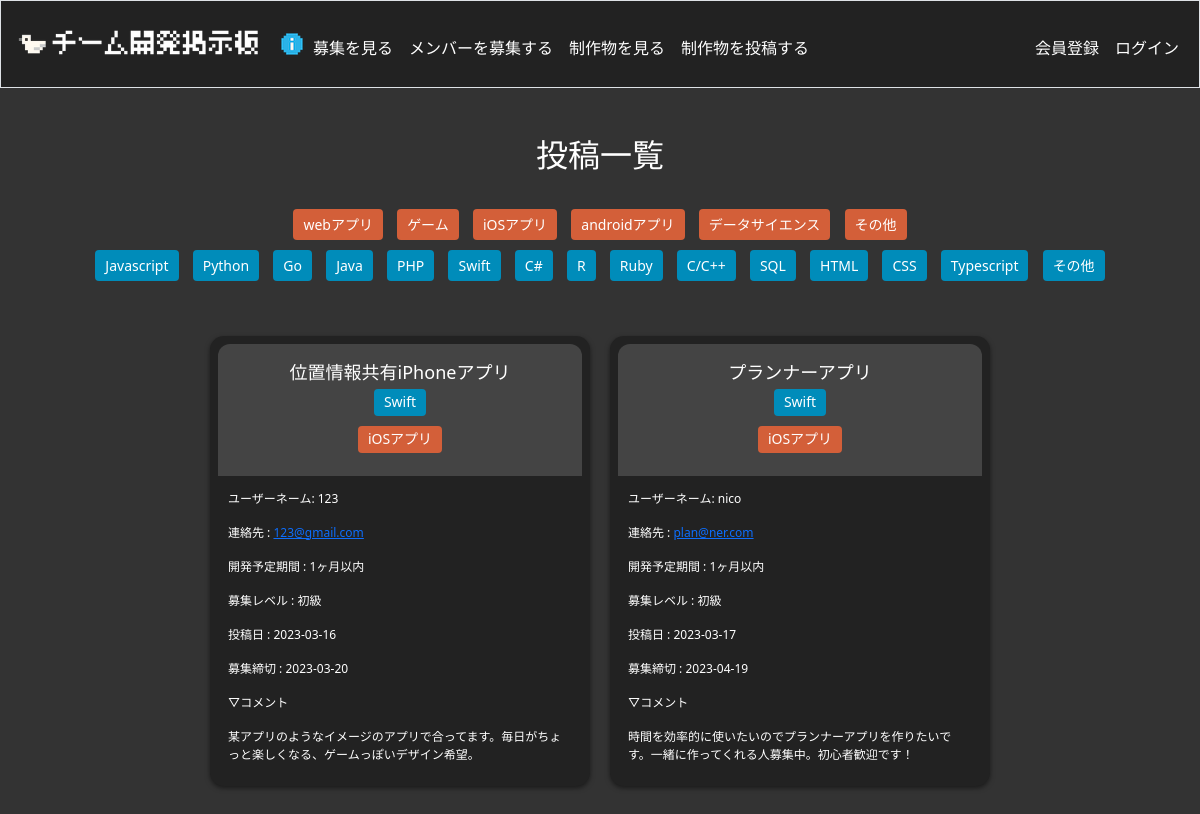
Page /index_tag/iOSアプリ on the committed database.
### tables this page shows
CREATE TABLE genres (
	genre_id INTEGER PRIMARY KEY AUTOINCREMENT NOT NULL,
	name TEXT
);

CREATE TABLE languages (
	language_id INTEGER PRIMARY KEY AUTOINCREMENT NOT NULL,
	name TEXT
);

CREATE TABLE entries (
        entry_id INTEGER PRIMARY KEY AUTOINCREMENT NOT NULL,
        title TEXT,
        mail_address TEXT,
        time TEXT,
        level TEXT,
        genre TEXT,
        day_posted TEXT,
        day_end TEXT,
        body TEXT,
        is_active INTEGER DEFAULT 1,
        user_id INTEGER,
        FOREIGN KEY (user_id) REFERENCES users(user_id)
);

### app.py (the view)
@app.route("/index_tag/<string:tag>")
def index_tag(tag):
    genres = db.execute("SELECT * FROM genres")
    languages = db.execute("SELECT * FROM languages")
    entries = db.execute("""
        SELECT entries.*, GROUP_CONCAT(languages.name) as language_name, users.username
        FROM entries
        LEFT JOIN language_to_entry
        ON entries.entry_id = language_to_entry.entry_id
        LEFT JOIN languages
        ON languages.language_id = language_to_entry.language_id
        LEFT JOIN users
        ON users.user_id = entries.user_id
        WHERE genre = ?
        GROUP BY entries.entry_id;
    """, tag)
    if entries == []:
        flash("そのジャンルの投稿はまだ行われていません")
        return redirect("/")
    return render_template('index_tag.html', genres=genres, languages=languages, entries=entries)

### templates/index_tag.html (shortened to what this page needs)
{% extends "layout.html" %}
{% block main %}
<h2>投稿一覧</h2>
<div class="tag_list">
    {% for i in genres %}
        <button name="button" type="submit" class="tag_genres" onclick="location.href='{{ url_for('index_tag', tag=i.name) }}'">{{ i.name }}</button>
    {% endfor %}
    <br>
    {% for i in languages %}
        <button name="button" type="submit" class="tag_languages" onclick="location.href='{{ url_for('index_language', tag=i.name) }}'">{{ i["name"] }}</button>
    {% endfor %}
</div>
<div class="box-container">
    {% for entry in entries %}
    <div class="box">
        <div class="box-header">
            <h2>{{ entry.title }}<br>
            {% for language in entry.language_name.split(',') %}
                <button class="tag_languages">{{ language }}</button>
            {% endfor %}
            <br>
            <button class="tag_genres">{{ entry.genre }}</button>
            </h2>
        </div>
        <div class="box-content">
            <p>ユーザーネーム: {{ entry.username }}</p>
            <p>連絡先 : <a href="mailto:{{ entry.mail_address }}">{{ entry.mail_address }}</a></p>
            <p>開発予定期間 : {{ entry.time }}</p>
            <p>募集レベル : {{ entry.level }}</p>
            <p>投稿日 : {{ entry.day_posted }}</p>
            <p>募集締切 : {{ entry.day_end }}</p>
            <p >▽コメント</p>
            <p class="comment">{{ entry.body }}</p>
        </div>
    </div>
{% endfor %}
</div>
{% endblock %}

### static/styles.css (style rules this page uses)
body { background-color: #333333; }
.tag_list { margin-top: 30px; margin-bottom: 50px; }
.box-container { display: flex; flex-wrap: wrap; flex-direction: row; justify-content: center; align-items: flex-start; gap: 20px; margin: 0 auto; }
.box { display: grid; background-color: #222222; border-radius: 14px; width: 380px; height: 450px; margin-bottom: 16px; padding: 8px; box-shadow: 0 2px 5px rgba(0, 0, 0, 0.5); display: flex; flex-direction: column; grid-auto-flow: row; }
.box-header { background-color: #444444; border-top-left-radius: 12px; border-top-right-radius: 12px; border-bottom: 0; padding: 18px; display: flex; justify-content: space-between; align-items: center; margin-bottom: 4px; flex-grow: 0; }
.box-header h2 { margin: 0; color: white; flex-grow: 1; overflow: hidden; text-overflow: ellipsis; font-size: 18px; }
.box-content { text-align: left; font-size: 12px; padding: 10px; color: white; flex-grow: 1; max-height: 400px; overflow-y: scroll; padding-right: 15px; overflow-wrap: break-word; }
.box-content p:first-child { margin-top: 0; }
h1, .mb-3, .form-label, .languageinput, .checklist, h2, h3, h4 { color: white; }
.tag_languages, .tag_genres { margin-left: 5px; margin-right: 5px; border: none; border-radius: 3px; background-color: #666666; color: white; font-size: 12px; padding: 3px 5px; margin-top: 5px; margin-bottom: 5px; }
.tag_languages { background-color: #008cba; color: white; border: none; border-radius: 4px; padding: 5px 10px; font-size: 14px; cursor: pointer; }
.tag_genres { background-color: #d35f39; color: white; border: none; border-radius: 4px; padding: 5px 10px; font-size: 14px; cursor: pointer; }
.comment { white-space: pre-wrap; width: inherit; word-wrap: break-word; }

### rows in the picture
genres: name "webアプリ"
genres: name "ゲーム"
genres: name "iOSアプリ"
genres: name "androidアプリ"
genres: name "データサイエンス"
genres: name "その他"
languages: name "Javascript"
languages: name "Python"
languages: name "Go"
languages: name "Java"
languages: name "PHP"
languages: name "Swift"
languages: name "C#"
languages: name "R"
languages: name "Ruby"
languages: name "C/C++"
languages: name "SQL"
languages: name "HTML"
languages: name "CSS"
languages: name "Typescript"
languages: name "その他"
entries: title "位置情報共有iPhoneアプリ", language "Swift", genre "iOSアプリ", username "123", mail_address "123@gmail.com", time "1ヶ月以内", level "初級", day_posted "2023-03-16", day_end "2023-03-20", body "某アプリのようなイメージのアプリで合ってます。毎日がちょっと楽しくなる、ゲームっぽいデザイン希望。"
entries: title "プランナーアプリ", language "Swift", genre "iOSアプリ", username "nico", mail_address "plan@ner.com", time "1ヶ月以内", level "初級", day_posted "2023-03-17", day_end "2023-04-19", body "時間を効率的に使いたいのでプランナーアプリを作りたいです。一緒に作ってくれる人募集中。初心者歓迎です！"
